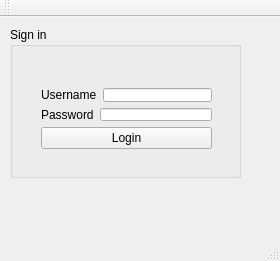
<?xml version="1.0" encoding="UTF-8"?>
<ui version="4.0">
 <class>LoginWindow</class>
 <widget class="QMainWindow" name="LoginWindow">
  <property name="geometry">
   <rect>
    <x>0</x>
    <y>0</y>
    <width>280</width>
    <height>261</height>
   </rect>
  </property>
  <property name="windowTitle">
   <string>LoginWindow</string>
  </property>
  <widget class="QWidget" name="centralWidget">
   <widget class="QLabel" name="label_status">
    <property name="geometry">
     <rect>
      <x>40</x>
      <y>170</y>
      <width>201</width>
      <height>31</height>
     </rect>
    </property>
    <property name="palette">
     <palette>
      <active>
       <colorrole role="WindowText">
        <brush brushstyle="SolidPattern">
         <color alpha="255">
          <red>0</red>
          <green>0</green>
          <blue>0</blue>
         </color>
        </brush>
       </colorrole>
       <colorrole role="Button">
        <brush brushstyle="SolidPattern">
         <color alpha="255">
          <red>216</red>
          <green>211</green>
          <blue>210</blue>
         </color>
        </brush>
       </colorrole>
       <colorrole role="Light">
        <brush brushstyle="SolidPattern">
         <color alpha="255">
          <red>255</red>
          <green>255</green>
          <blue>255</blue>
         </color>
        </brush>
       </colorrole>
       <colorrole role="Midlight">
        <brush brushstyle="SolidPattern">
         <color alpha="255">
          <red>235</red>
          <green>233</green>
          <blue>232</blue>
         </color>
        </brush>
       </colorrole>
       <colorrole role="Dark">
        <brush brushstyle="SolidPattern">
         <color alpha="255">
          <red>108</red>
          <green>105</green>
          <blue>105</blue>
         </color>
        </brush>
       </colorrole>
       <colorrole role="Mid">
        <brush brushstyle="SolidPattern">
         <color alpha="255">
          <red>144</red>
          <green>141</green>
          <blue>140</blue>
         </color>
        </brush>
       </colorrole>
       <colorrole role="Text">
        <brush brushstyle="SolidPattern">
         <color alpha="255">
          <red>0</red>
          <green>0</green>
          <blue>0</blue>
         </color>
        </brush>
       </colorrole>
       <colorrole role="BrightText">
        <brush brushstyle="SolidPattern">
         <color alpha="255">
          <red>255</red>
          <green>255</green>
          <blue>255</blue>
         </color>
        </brush>
       </colorrole>
       <colorrole role="ButtonText">
        <brush brushstyle="SolidPattern">
         <color alpha="255">
          <red>0</red>
          <green>0</green>
          <blue>0</blue>
         </color>
        </brush>
       </colorrole>
       <colorrole role="Base">
        <brush brushstyle="SolidPattern">
         <color alpha="255">
          <red>255</red>
          <green>255</green>
          <blue>255</blue>
         </color>
        </brush>
       </colorrole>
       <colorrole role="Window">
        <brush brushstyle="SolidPattern">
         <color alpha="255">
          <red>216</red>
          <green>211</green>
          <blue>210</blue>
         </color>
        </brush>
       </colorrole>
       <colorrole role="Shadow">
        <brush brushstyle="SolidPattern">
         <color alpha="255">
          <red>0</red>
          <green>0</green>
          <blue>0</blue>
         </color>
        </brush>
       </colorrole>
       <colorrole role="AlternateBase">
        <brush brushstyle="SolidPattern">
         <color alpha="255">
          <red>235</red>
          <green>233</green>
          <blue>232</blue>
         </color>
        </brush>
       </colorrole>
       <colorrole role="ToolTipBase">
        <brush brushstyle="SolidPattern">
         <color alpha="255">
          <red>255</red>
          <green>255</green>
          <blue>220</blue>
         </color>
        </brush>
       </colorrole>
       <colorrole role="ToolTipText">
        <brush brushstyle="SolidPattern">
         <color alpha="255">
          <red>0</red>
          <green>0</green>
          <blue>0</blue>
         </color>
        </brush>
       </colorrole>
      </active>
      <inactive>
       <colorrole role="WindowText">
        <brush brushstyle="SolidPattern">
         <color alpha="255">
          <red>0</red>
          <green>0</green>
          <blue>0</blue>
         </color>
        </brush>
       </colorrole>
       <colorrole role="Button">
        <brush brushstyle="SolidPattern">
         <color alpha="255">
          <red>216</red>
          <green>211</green>
          <blue>210</blue>
         </color>
        </brush>
       </colorrole>
       <colorrole role="Light">
        <brush brushstyle="SolidPattern">
         <color alpha="255">
          <red>255</red>
          <green>255</green>
          <blue>255</blue>
         </color>
        </brush>
       </colorrole>
       <colorrole role="Midlight">
        <brush brushstyle="SolidPattern">
         <color alpha="255">
          <red>235</red>
          <green>233</green>
          <blue>232</blue>
         </color>
        </brush>
       </colorrole>
       <colorrole role="Dark">
        <brush brushstyle="SolidPattern">
         <color alpha="255">
          <red>108</red>
          <green>105</green>
          <blue>105</blue>
         </color>
        </brush>
       </colorrole>
       <colorrole role="Mid">
        <brush brushstyle="SolidPattern">
         <color alpha="255">
          <red>144</red>
          <green>141</green>
          <blue>140</blue>
         </color>
        </brush>
       </colorrole>
       <colorrole role="Text">
        <brush brushstyle="SolidPattern">
         <color alpha="255">
          <red>0</red>
          <green>0</green>
          <blue>0</blue>
         </color>
        </brush>
       </colorrole>
       <colorrole role="BrightText">
        <brush brushstyle="SolidPattern">
         <color alpha="255">
          <red>255</red>
          <green>255</green>
          <blue>255</blue>
         </color>
        </brush>
       </colorrole>
       <colorrole role="ButtonText">
        <brush brushstyle="SolidPattern">
         <color alpha="255">
          <red>0</red>
          <green>0</green>
          <blue>0</blue>
         </color>
        </brush>
       </colorrole>
       <colorrole role="Base">
        <brush brushstyle="SolidPattern">
         <color alpha="255">
          <red>255</red>
          <green>255</green>
          <blue>255</blue>
         </color>
        </brush>
       </colorrole>
       <colorrole role="Window">
        <brush brushstyle="SolidPattern">
         <color alpha="255">
          <red>216</red>
          <green>211</green>
          <blue>210</blue>
         </color>
        </brush>
       </colorrole>
       <colorrole role="Shadow">
        <brush brushstyle="SolidPattern">
         <color alpha="255">
          <red>0</red>
          <green>0</green>
          <blue>0</blue>
         </color>
        </brush>
       </colorrole>
       <colorrole role="AlternateBase">
        <brush brushstyle="SolidPattern">
         <color alpha="255">
          <red>235</red>
          <green>233</green>
          <blue>232</blue>
         </color>
        </brush>
       </colorrole>
       <colorrole role="ToolTipBase">
        <brush brushstyle="SolidPattern">
         <color alpha="255">
          <red>255</red>
          <green>255</green>
          <blue>220</blue>
         </color>
        </brush>
       </colorrole>
       <colorrole role="ToolTipText">
        <brush brushstyle="SolidPattern">
         <color alpha="255">
          <red>0</red>
          <green>0</green>
          <blue>0</blue>
         </color>
        </brush>
       </colorrole>
      </inactive>
      <disabled>
       <colorrole role="WindowText">
        <brush brushstyle="SolidPattern">
         <color alpha="255">
          <red>108</red>
          <green>105</green>
          <blue>105</blue>
         </color>
        </brush>
       </colorrole>
       <colorrole role="Button">
        <brush brushstyle="SolidPattern">
         <color alpha="255">
          <red>216</red>
          <green>211</green>
          <blue>210</blue>
         </color>
        </brush>
       </colorrole>
       <colorrole role="Light">
        <brush brushstyle="SolidPattern">
         <color alpha="255">
          <red>255</red>
          <green>255</green>
          <blue>255</blue>
         </color>
        </brush>
       </colorrole>
       <colorrole role="Midlight">
        <brush brushstyle="SolidPattern">
         <color alpha="255">
          <red>235</red>
          <green>233</green>
          <blue>232</blue>
         </color>
        </brush>
       </colorrole>
       <colorrole role="Dark">
        <brush brushstyle="SolidPattern">
         <color alpha="255">
          <red>108</red>
          <green>105</green>
          <blue>105</blue>
         </color>
        </brush>
       </colorrole>
       <colorrole role="Mid">
        <brush brushstyle="SolidPattern">
         <color alpha="255">
          <red>144</red>
          <green>141</green>
          <blue>140</blue>
         </color>
        </brush>
       </colorrole>
       <colorrole role="Text">
        <brush brushstyle="SolidPattern">
         <color alpha="255">
          <red>108</red>
          <green>105</green>
          <blue>105</blue>
         </color>
        </brush>
       </colorrole>
       <colorrole role="BrightText">
        <brush brushstyle="SolidPattern">
         <color alpha="255">
          <red>255</red>
          <green>255</green>
          <blue>255</blue>
         </color>
        </brush>
       </colorrole>
       <colorrole role="ButtonText">
        <brush brushstyle="SolidPattern">
         <color alpha="255">
          <red>108</red>
          <green>105</green>
          <blue>105</blue>
         </color>
        </brush>
       </colorrole>
       <colorrole role="Base">
        <brush brushstyle="SolidPattern">
         <color alpha="255">
          <red>216</red>
          <green>211</green>
          <blue>210</blue>
         </color>
        </brush>
       </colorrole>
       <colorrole role="Window">
        <brush brushstyle="SolidPattern">
         <color alpha="255">
          <red>216</red>
          <green>211</green>
          <blue>210</blue>
         </color>
        </brush>
       </colorrole>
       <colorrole role="Shadow">
        <brush brushstyle="SolidPattern">
         <color alpha="255">
          <red>0</red>
          <green>0</green>
          <blue>0</blue>
         </color>
        </brush>
       </colorrole>
       <colorrole role="AlternateBase">
        <brush brushstyle="SolidPattern">
         <color alpha="255">
          <red>216</red>
          <green>211</green>
          <blue>210</blue>
         </color>
        </brush>
       </colorrole>
       <colorrole role="ToolTipBase">
        <brush brushstyle="SolidPattern">
         <color alpha="255">
          <red>255</red>
          <green>255</green>
          <blue>220</blue>
         </color>
        </brush>
       </colorrole>
       <colorrole role="ToolTipText">
        <brush brushstyle="SolidPattern">
         <color alpha="255">
          <red>0</red>
          <green>0</green>
          <blue>0</blue>
         </color>
        </brush>
       </colorrole>
      </disabled>
     </palette>
    </property>
    <property name="font">
     <font>
      <family>Microsoft YaHei</family>
      <pointsize>10</pointsize>
      <italic>false</italic>
     </font>
    </property>
    <property name="text">
     <string/>
    </property>
   </widget>
   <widget class="QGroupBox" name="groupBox">
    <property name="geometry">
     <rect>
      <x>10</x>
      <y>10</y>
      <width>231</width>
      <height>151</height>
     </rect>
    </property>
    <property name="title">
     <string>Sign in</string>
    </property>
    <widget class="QWidget" name="">
     <property name="geometry">
      <rect>
       <x>20</x>
       <y>50</y>
       <width>193</width>
       <height>83</height>
      </rect>
     </property>
     <layout class="QVBoxLayout" name="verticalLayout_2">
      <item>
       <layout class="QVBoxLayout" name="verticalLayout">
        <item>
         <layout class="QHBoxLayout" name="horizontalLayout">
          <item>
           <widget class="QLabel" name="label_2">
            <property name="text">
             <string>Username</string>
            </property>
           </widget>
          </item>
          <item>
           <widget class="QLineEdit" name="lineEdit_username"/>
          </item>
         </layout>
        </item>
        <item>
         <layout class="QHBoxLayout" name="horizontalLayout_2">
          <item>
           <widget class="QLabel" name="label_3">
            <property name="text">
             <string>Password</string>
            </property>
           </widget>
          </item>
          <item>
           <widget class="QLineEdit" name="lineEdit_password">
            <property name="frame">
             <bool>true</bool>
            </property>
            <property name="echoMode">
             <enum>QLineEdit::Password</enum>
            </property>
           </widget>
          </item>
         </layout>
        </item>
       </layout>
      </item>
      <item>
       <widget class="QPushButton" name="pushButton_login">
        <property name="text">
         <string>Login</string>
        </property>
       </widget>
      </item>
     </layout>
    </widget>
    <zorder></zorder>
    <zorder></zorder>
    <zorder>pushButton_login</zorder>
    <zorder></zorder>
   </widget>
   <widget class="QLabel" name="label_pic">
    <property name="geometry">
     <rect>
      <x>256</x>
      <y>22</y>
      <width>121</width>
      <height>141</height>
     </rect>
    </property>
    <property name="text">
     <string/>
    </property>
   </widget>
   <zorder>label_status</zorder>
   <zorder>lineEdit_username</zorder>
   <zorder>lineEdit_password</zorder>
   <zorder>label_2</zorder>
   <zorder>label_3</zorder>
   <zorder>pushButton_login</zorder>
   <zorder>groupBox</zorder>
   <zorder></zorder>
   <zorder>label_pic</zorder>
  </widget>
  <widget class="QMenuBar" name="menuBar">
   <property name="geometry">
    <rect>
     <x>0</x>
     <y>0</y>
     <width>280</width>
     <height>21</height>
    </rect>
   </property>
  </widget>
  <widget class="QToolBar" name="mainToolBar">
   <attribute name="toolBarArea">
    <enum>TopToolBarArea</enum>
   </attribute>
   <attribute name="toolBarBreak">
    <bool>false</bool>
   </attribute>
  </widget>
  <widget class="QStatusBar" name="statusBar"/>
 </widget>
 <layoutdefault spacing="6" margin="11"/>
 <resources/>
 <connections/>
</ui>
